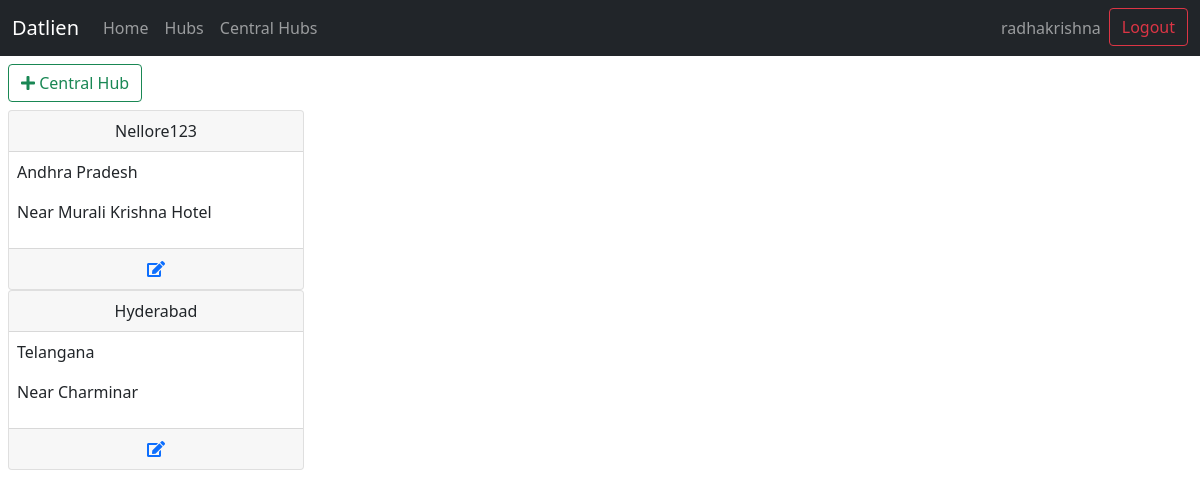
The page /datlien_admin/viewCentralHubs/ (signed in) on the database its author committed.
### datlien/models.py (models this page shows, shortened)
class CentralHub(models.Model):
    state = models.ForeignKey(State,on_delete=models.CASCADE,related_name='+')
    city = models.CharField(max_length=20)
    username = models.CharField(max_length=20)
    password = models.CharField(max_length=20)
    email = models.EmailField()
    address = models.CharField(max_length=100)
    date = models.DateTimeField(default=datetime.now, blank=True)

class State(models.Model):
    name = models.CharField(max_length=50)
    def __str__(self):
        return self.name

### datlien/views.py (the view)
# urls.py: path('viewCentralHubs/', views.viewCentralHubs, name='viewCentralHubs'),
@login_required(login_url="login/")
def viewCentralHubs(request):
    central_hubs = CentralHub.objects.all()
    username = request.user.get_username()
    superuser = request.user.is_superuser
    return render(request, "datlien/viewCentralHubs.html",{
        'username':username,
        'central_hubs':central_hubs,
        'superuser':superuser,
    })

### datlien/templates/datlien/viewCentralHubs.html
{% extends "datlien/layout.html" %}
{% block 'body' %}
{% load widget_tweaks %}
<div class="m-2">
    <a class="btn btn-outline-success" href="{% url 'addCentralHub' %}"> <i class="fa fa-plus"></i> <span class="h6">Central Hub</span></a>
</div>
<div class="m-2">
    {% for central_hub in central_hubs %}
    <div class="col-3">
        <div class="card">
            <div class="card-header text-center">
                {{central_hub.city}}
            </div>
            <div class="card-content m-2">
                <p>{{central_hub.state}}</p>
                <p>{{central_hub.address}}</p>
            </div>
            <div class="card-footer text-center">
                <a href="{% url 'editCentralHub' central_hub.username %}"> <i class="fa fa-edit"></i> </a>
            </div>
        </div>
    </div>
    {% endfor %}
</div>
{% endblock %}

### datlien/templates/datlien/layout.html (shortened to what this page needs)
<!DOCTYPE html>
<html lang="en">
<head>
    <link rel="stylesheet" href="https://use.fontawesome.com/releases/v5.15.3/css/all.css">
    <link href="https://cdn.jsdelivr.net/npm/bootstrap@5.0.0-beta3/dist/css/bootstrap.min.css" rel="stylesheet">
</head>
<body>
    <nav class="navbar navbar-expand-lg navbar-dark bg-dark">
        <div class="container-fluid">
          <a class="navbar-brand" href="{% url 'home' %}">Datlien</a>
          <div class="collapse navbar-collapse" id="navbarSupportedContent">
            <ul class="navbar-nav me-auto mb-2 mb-lg-0">
              <li class="nav-item">
                <a class="nav-link" aria-current="page" href="{% url 'home' %}">Home</a>
              </li>
              {% if superuser %}
              <li class="nav-item">
                <a class="nav-link" href="{% url 'viewHubs' %}">Hubs</a>
              </li>
              <li class="nav-item">
                <a class="nav-link" href="{% url 'viewCentralHubs' %}">Central Hubs</a>
              </li>
              {% endif %}
            </ul>
            <div class="d-flex">
              <ul class="navbar-nav me-auto mb-2 mb-lg-0">
                {% if username %}
                  <li class="nav-item">
                    <a class="nav-link" href="">{{username}}</a>
                  </li>
                  <li class="nav-item">
                    <a class="btn btn-outline-danger" href="{% url 'logout' %}">Logout</a>
                  </li>
                {% else %}
                  <li class="nav-item">
                    <a class="btn btn-outline-danger" href="{% url 'home' %}">Login</a>
                  </li>
                {% endif %}
              </ul>
            </div>
          </div>
        </div>
    </nav>
    {% block 'body' %}
    {% endblock %}
</body>
</html>

### rows shown on the page
CentralHub: city "Nellore123", state "Andhra Pradesh", address "Near Murali Krishna Hotel"
CentralHub: city "Hyderabad", state "Telangana", address "Near Charminar"

### other values the page prints
{{ username }} "radhakrishna"
